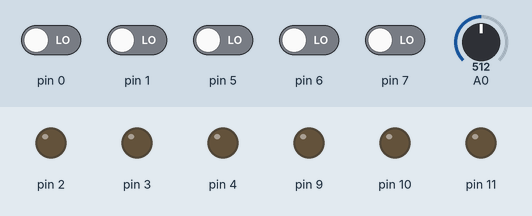
A sketch run on a simulated Arduino Uno, built with avr-gcc and run on an emulated ATmega328P. Parts: output pins drawn as LEDs (lit = HIGH). Inputs (shaded band) come from the test bench; at power-on: pin 0, pin 1, pin 5–7 LOW, A0 = 512.

Above: at 1.2 s.
1.3 s: pin 5 driven HIGH
At 2.1 s:
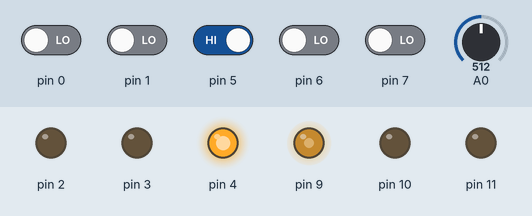
2.8 s: A0 set to 716
At 3.3 s:
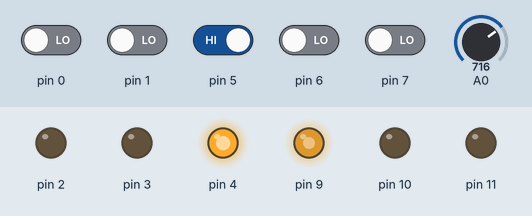
4.3 s: pin 6 driven HIGH
At 5.5 s:
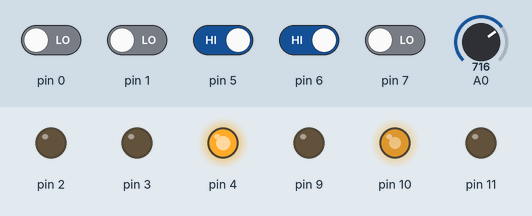
5.8 s: pin 7 driven HIGH
At 6.7 s:
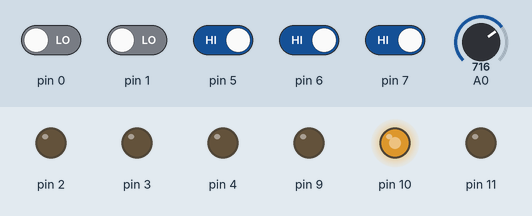
7.3 s: A0 set to 900
At 7.9 s:
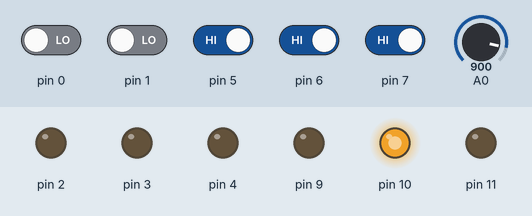
8.8 s: pin 5 driven LOW
At 10.2 s:
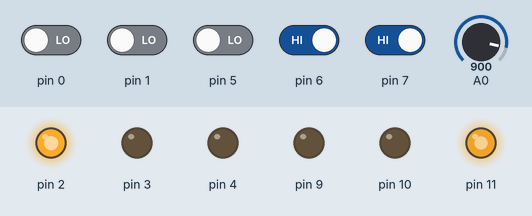
Timing chart, 0 to 11.3 s (numbered marks = the images above; inputs shaded):
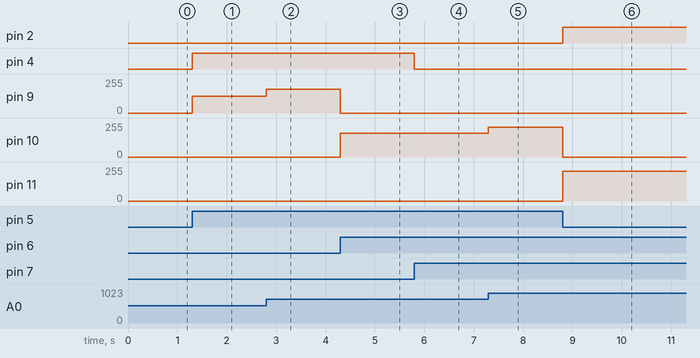

Measured:
- after the input at 1.3 s, pin 4: LOW → HIGH at once; pin 9: 0/255 → 127/255 at once
- after the input at 2.8 s, pin 9: 127/255 → 178/255 at once
- after the input at 4.3 s, pin 9: 178/255 → 0/255 at once; pin 10: 0/255 → 178/255 at once
- after the input at 5.8 s, pin 4: HIGH → LOW at once
- after the input at 7.3 s, pin 10: 178/255 → 224/255 at once
- after the input at 8.8 s, pin 2: LOW → HIGH at once; pin 10: 224/255 → 0/255 at once; pin 11: 0/255 → 224/255 at once

The sketch:

test_nano.ino
```cpp
#define TRUE        1
#define FALSE       0

uint16_t speed;
char buffer[20];
byte bldc_step;


void setup() {
  // put your setup code here, to run once:

  // Setup ADC
  ADCSRA|=(1<<ADEN)|(1<<ADPS2)|(1<<ADPS1)|(1<<ADPS0); // ADC_clock = MCU_clock/128

  // Setup PWM 1
  TCCR1A = 0;
  TCCR1B = 0;
  TCNT1 = 0;
  //TCCR1A |= (1 << COM1A1) | (1 << WGM10);
  TCCR1B |= (1 << WGM12);
  OCR1A = 0;
  OCR1B = 0;


  // Setup PWM 2
  TCCR2A = 0;
  TCCR2B = 0;
  TCNT2 = 0;
  OCR2A = 0;
  OCR2B = 0;

  // Setup Hardware
  DDRB = 0b00001110;                  // PB3 = C (OC2A), PB2 = B (OC1B), PB1 = A (OC1A)
  PORTB = 0b00000000;
  DDRD = 0b00011100;                  // Configure pins 2, 3 and 4 as outputs
  PORTD = 0b00000000;

  // Setup Interrupt
  PCICR  = (1 << PCIE2);              // Enable pin change interrupt for pins 0 to 7
  PCMSK2 = 0b11100000;                // Enable pin change interrupt for pins 5, 6 and 7


  TCCR1B |= (1 << CS10);
  TCCR2B |= (1 << CS10);

  // BLDC motor first move
  bldc_step = (PIND >> 5) & 7;       // Read hall effect sensors status (PIND: read from PORTD which is arduino pins 0..7)
  bldc_move();                       // Move the BLDC motor (first move)

}

ISR (PCINT2_vect){
  bldc_step = (PIND >> 5) & 7;        // Read hall effect sensors status (PIND: read from PORTD which is arduino pins 0..7)
  bldc_move();                        // Move the BLDC motor
}

void bldc_move(){                     // BLDC motor commutation function
  switch(bldc_step){
    case 1:
      AH_CL();
      break;
    case 2:
      BH_AL();
      break;
    case 3:
      BH_CL();
      break;
    case 4:
      CH_BL();
      break;
    case 5:
      AH_BL();
      break;
    case 6:
      CH_AL();
      break;
    default:
      PORTD = 0;
      PORTB = 0;
      break;
  }
}

void loop() {
  ReadADC(0);
  speed = ADC;
  SET_PWM_DUTY();
}

void AH_BL(){
  PORTD &= ~0x14;
  PORTD |=  0x08;
  PORTB = 0b00000010;
  TCCR2A =  0;                        // Turn pin 9 (OC1A) PWM ON (pin 10 & pin 11 OFF)
  TCCR1A =  0x81;
}
void AH_CL(){
  PORTD &= ~0x0C;
  PORTD |=  0x10;
  PORTB = 0b00000010;
  TCCR2A =  0;                        // Turn pin 9 (OC1A) PWM ON (pin 10 & pin 11 OFF)
  TCCR1A =  0x81;
}
void BH_CL(){
  PORTD &= ~0x0C;
  PORTD |=  0x10;
  PORTB = 0b00000100;
  TCCR2A =  0;                        // Turn pin 10 (OC1B) PWM ON (pin 9 & pin 11 OFF)
  TCCR1A =  0x21;
}
void BH_AL(){
  PORTD &= ~0x18;
  PORTD |=  0x04;
  PORTB = 0b00000100;
  TCCR2A =  0;                        // Turn pin 10 (OC1B) PWM ON (pin 9 & pin 11 OFF)
  TCCR1A =  0x21;
}
void CH_AL(){
  PORTD &= ~0x18;
  PORTD |=  0x04;
  PORTB = 0b00001000;
  TCCR1A =  0;                        // Turn pin 11 (OC2A) PWM ON (pin 9 & pin 10 OFF)
  TCCR2A =  0x81;
}
void CH_BL(){
  PORTD &= ~0x14;
  PORTD |=  0x08;
  PORTB = 0b00001000;
  TCCR1A =  0;                        // Turn pin 11 (OC2A) PWM ON (pin 9 & pin 10 OFF)
  TCCR2A =  0x81;
}

void SET_PWM_DUTY(){
  OCR1A = (speed*0.249);                  // Set pin 9  PWM duty cycle
  OCR1B = (speed*0.249);                  // Set pin 10 PWM duty cycle
  OCR2A = (speed*0.249);                  // Set pin 11 PWM duty cycle
}

void ReadADC(uint8_t ch)
{

  //Select ADC Channel ch must be 0-7
  ch=ch&0b01000111;
  ADMUX|=ch;

  ADCSRA|=(1<<ADSC);

  while(!(ADCSRA & (1<<ADIF)))
  {
  };

  //Clear ADIF by writing one to it
  ADCSRA|=(1<<ADIF)|(0<<ADSC);

}

// For debug
//void USART_Init_9600(void)
//{
//  // fréquence horloge = 1000000 hz, Si Baudrate = 9600 alors UBRR = 12
//  //1xspeed  U2X0 = 1
//  UCSR0A |= (1<<U2X0);
//  // 9600 baud
//  //UBRR0 = 12;
//  UBRR0H = 0x00;
//  UBRR0L = 0xCF;
//  // Configuration en émission seulement.
//  //(UCSR0B) RXCIE0 = 0 | TXCIE0 =0 | UDRIE0 = 0 | RXEN0 =0 | TXEN0 = 1 | UCSZ02 = 0 | RXB80 = 0 | TXB80 = 0
//  UCSR0B = 0b00001000;
//
//  // Async. mode, 8 bits, 1 bit de stop, pas de contrôle de parité
//  //(UCSR0C) UMSEL01 = 0 | UMSEL00 = 0 | UPM01 = 1 | UPM00 = 0 | USBS0 = 0 | UCSZ01 = 1 | UCSZ00 = 1 | UCPOL0 = 0;
//  UCSR0C|=(1<<UPM01);
//  /*
//  UBRR0L=0b00001100; //Baudrate = 9600bps
//  UBRR0H=0b00000000;
//  UCSR0A = 0b00100010; //receiver is ready to receive data, double speed
//  UCSR0B = 0b10011000; //Activation de l'émetteur et activation de l'interruption sur la reception USART
//  UCSR0C = 0b00000110; //Mode asynchrone, pas de bit de parité, 1 bit de stop, 8 bits de données*/
//}
//
//void Usart_Tx(char data)
//{
//  // UDRE Flag , is the transmit buffer UDR) ready to receive new data ?
//  // if UDRE0 =1 the buffer is empty
//  while (!(UCSR0A & (1<<UDRE0)));
//  UDR0 = data;
//}
//
//void Usart_Tx_String(char *String)
//{
//  char Continue = TRUE;
//  while (Continue)
//  {
//    if(*String==0) Continue = FALSE;
//    else Usart_Tx(*String++);
//  }
//}
```
